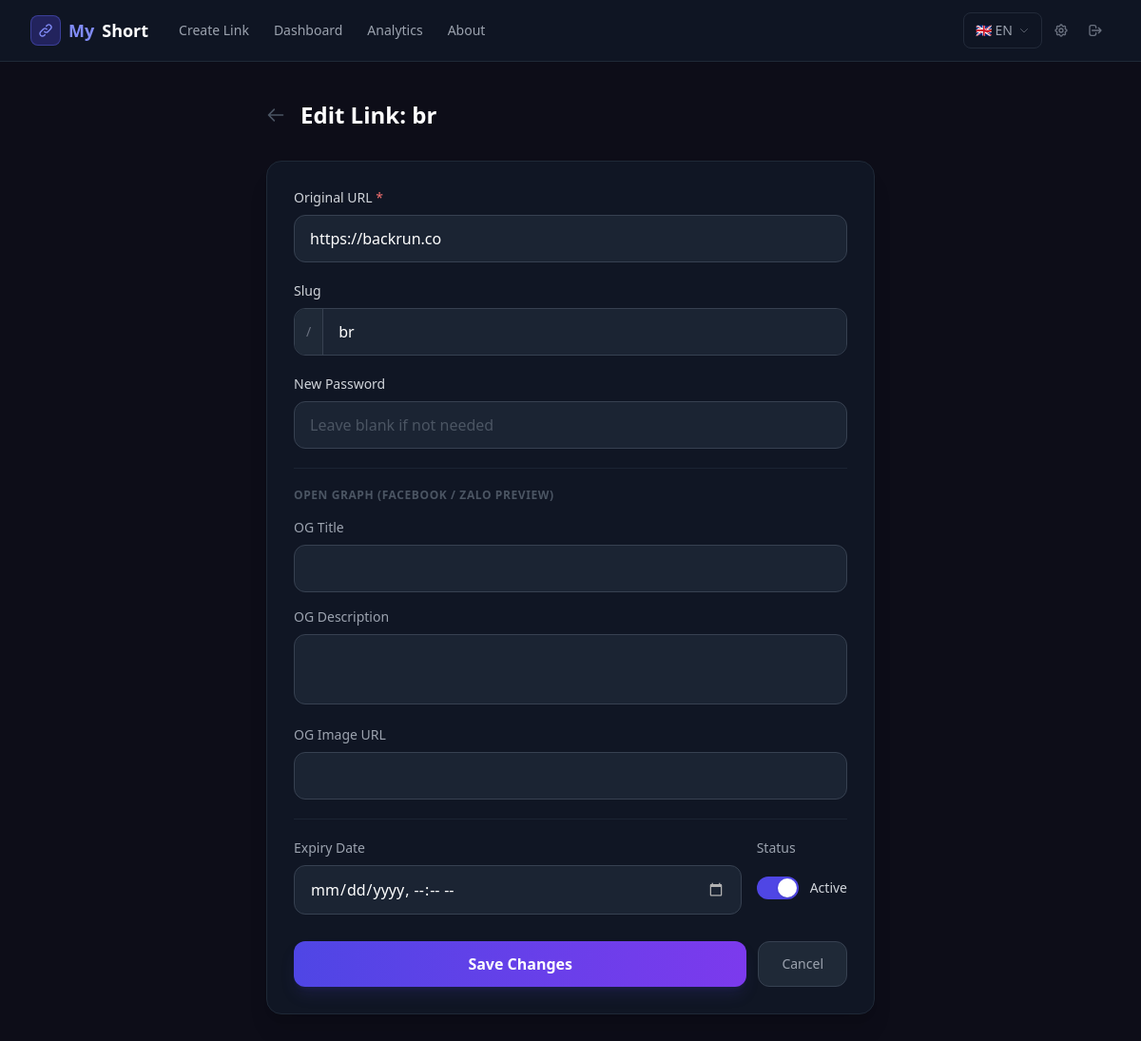
The page /edit/br (signed in) on the database its author committed.
### tables this page shows
CREATE TABLE links (
            id INTEGER PRIMARY KEY AUTOINCREMENT,
            short_code TEXT UNIQUE NOT NULL,
            original_url TEXT NOT NULL,
            custom_slug TEXT,
            password TEXT,
            og_title TEXT,
            og_description TEXT,
            og_image_url TEXT,
            created_at DATETIME DEFAULT CURRENT_TIMESTAMP,
            expires_at DATETIME,
            click_count INTEGER DEFAULT 0,
            unique_clicks INTEGER DEFAULT 0,
            is_active INTEGER DEFAULT 1,
            created_by_ip TEXT
        );

### index.php (the view, shortened to what this page needs)
<?php
function getLang(): string {
    return $_SESSION['lang'] ?? 'en';
}
function t(string $key, mixed ...$args): string {
    static $cache = null;
    if ($cache === null) $cache = getTranslations();
    $lang = getLang();
    $str  = $cache[$lang][$key] ?? $cache['en'][$key] ?? $key;
    return $args ? vsprintf($str, $args) : $str;
}
function getDB(): PDO {
    static $pdo = null;
    if ($pdo === null) {
        $pdo = new PDO('sqlite:' . DB_PATH);
        $pdo->setAttribute(PDO::ATTR_ERRMODE, PDO::ERRMODE_EXCEPTION);
        $pdo->setAttribute(PDO::ATTR_DEFAULT_FETCH_MODE, PDO::FETCH_ASSOC);
    }
    return $pdo;
}
function h(string $str): string {
    return htmlspecialchars($str, ENT_QUOTES, 'UTF-8');
}
function isLoggedIn(): bool {
    return !empty($_SESSION['admin']);
}
$uri        = parse_url($_SERVER['REQUEST_URI'], PHP_URL_PATH);
$scriptPath = SCRIPT_PATH;
if ($scriptPath !== '' && str_starts_with($uri, $scriptPath)) {
    $uri = substr($uri, strlen($scriptPath));
}
$uri    = '/' . trim($uri, '/');
$method = $_SERVER['REQUEST_METHOD'];
if ($uri === '/login') {
    if ($method === 'POST') handleLoginPost();
    else handleLoginGet();
} elseif ($uri === '/logout') {
    handleLogout();
} elseif ($uri === '/lang') {
    handleLang();
} elseif ($uri === '/' || $uri === '') {
    requireAuth();
    handleHome();
} elseif ($uri === '/create' && $method === 'POST') {
    requireAuth();
    handleCreate();
} elseif ($uri === '/dashboard') {
    requireAuth();
    handleDashboard();
} elseif ($uri === '/analytics') {
    requireAuth();
    handleAnalytics();
} elseif ($uri === '/settings/revoke-all' && $method === 'POST') {
    requireAuth();
    handleRevokeAll();
} elseif ($uri === '/settings') {
    requireAuth();
    if ($method === 'POST') handleSettingsPost();
    else handleSettingsGet();
} elseif ($uri === '/about') {
    handleAbout();
} elseif (preg_match('#^/stats/([a-zA-Z0-9_-]+)$#', $uri, $m)) {
    requireAuth();
    handleStats($m[1]);
} elseif (preg_match('#^/edit/([a-zA-Z0-9_-]+)$#', $uri, $m)) {
    if ($method === 'POST') handleEditPost($m[1]);
    else handleEditGet($m[1]);
} elseif (preg_match('#^/delete/([a-zA-Z0-9_-]+)$#', $uri, $m)) {
    requireAuth();
    handleDelete($m[1]);
} else {
    http_response_code(404);
    echo renderNotFound();
}
exit;
function handleEditGet(string $code, string $error = ''): void {
    $stmt = getDB()->prepare("SELECT * FROM links WHERE short_code = ?");
    $stmt->execute([$code]);
    $link = $stmt->fetch();
    echo renderEdit($link, $error);
}
function getNavbar(): string {
    $base = BASE_URL;
    $lang = getLang();
    $otherLang  = $lang === 'en' ? 'vi' : 'en';
    $langUrl    = $base . '/lang?set=' . $otherLang;
    $navCreate  = t('nav.create');
    $navDash    = t('nav.dashboard');
    $navAna     = t('nav.analytics');
    $navSet     = t('nav.settings');
    $navAbout   = t('nav.about');
    $navLogout  = t('nav.logout');
    $currentFlag = $lang === 'en' ? '🇬🇧 EN' : '🇻🇳 VI';
    return <<<HTML
<nav class="bg-gray-900/80 backdrop-blur-md border-b border-gray-800 sticky top-0 z-40">
  <div class="max-w-7xl mx-auto px-4 sm:px-6 lg:px-8">
    <div class="flex justify-between items-center h-16">
      <div class="flex items-center gap-5">
        <a href="{$base}/" class="flex items-center gap-2 font-bold text-lg shrink-0">
          <span class="flex items-center justify-center w-8 h-8 rounded-lg bg-indigo-600/30 border border-indigo-500/40">
            <svg class="w-4 h-4 text-indigo-400" fill="none" stroke="currentColor" viewBox="0 0 24 24">
              <path stroke-linecap="round" stroke-linejoin="round" stroke-width="2" d="M13.828 10.172a4 4 0 00-5.656 0l-4 4a4 4 0 105.656 5.656l1.102-1.101m-.758-4.899a4 4 0 005.656 0l4-4a4 4 0 00-5.656-5.656l-1.1 1.1"/>
            </svg>
          </span>
          <span class="text-indigo-400">My</span><span class="text-white">Short</span>
        </a>
        <div class="hidden md:flex items-center gap-0.5">
          <a href="{$base}/" class="px-3 py-2 rounded-lg text-sm font-medium text-gray-400 hover:text-white hover:bg-gray-800 transition-colors">{$navCreate}</a>
          <a href="{$base}/dashboard" class="px-3 py-2 rounded-lg text-sm font-medium text-gray-400 hover:text-white hover:bg-gray-800 transition-colors">{$navDash}</a>
          <a href="{$base}/analytics" class="px-3 py-2 rounded-lg text-sm font-medium text-gray-400 hover:text-white hover:bg-gray-800 transition-colors">{$navAna}</a>
          <a href="{$base}/about" class="px-3 py-2 rounded-lg text-sm font-medium text-gray-400 hover:text-white hover:bg-gray-800 transition-colors">{$navAbout}</a>
        </div>
      </div>
      <div class="flex items-center gap-1">
        <a href="{$langUrl}"
           class="flex items-center gap-1.5 px-3 py-2 rounded-lg text-sm text-gray-400 hover:text-white hover:bg-gray-800 transition-colors border border-gray-700/50">
          {$currentFlag}
          <svg class="w-3 h-3 opacity-50" fill="none" stroke="currentColor" viewBox="0 0 24 24"><path stroke-linecap="round" stroke-linejoin="round" stroke-width="2" d="M19 9l-7 7-7-7"/></svg>
        </a>
        <a href="{$base}/settings" title="{$navSet}" class="p-2 rounded-lg text-gray-500 hover:text-white hover:bg-gray-800 transition-colors">
        </a>
        <a href="{$base}/logout" title="{$navLogout}" class="p-2 rounded-lg text-gray-500 hover:text-white hover:bg-gray-800 transition-colors">
          <svg class="w-4 h-4" fill="none" stroke="currentColor" viewBox="0 0 24 24"><path stroke-linecap="round" stroke-linejoin="round" stroke-width="2" d="M17 16l4-4m0 0l-4-4m4 4H7m6 4v1a3 3 0 01-3 3H6a3 3 0 01-3-3V7a3 3 0 013-3h4a3 3 0 013 3v1"/></svg>
        </a>
      </div>
    </div>
  </div>
</nav>
HTML;
}
function renderLayout(string $title, string $content): string {
    $navbar  = isLoggedIn() ? getNavbar() : '';
    $titleH  = h($title);
    return <<<HTML
<!DOCTYPE html>
<html lang="vi">
<head>
  <title>{$titleH} — MyShort</title>
  <script src="https://cdn.tailwindcss.com"></script>
</head>
<body class="text-gray-100 min-h-screen">
  {$navbar}
  {$content}
</body>
</html>
HTML;
}
function renderEdit(array $link, string $error = ''): string {
    $base      = BASE_URL;
    $code      = h($link['short_code']);
    $tTitle    = t('edit.title') . ': ' . h($link['short_code']);
    $tOrigUrl  = t('edit.original_url');
    $tSlug     = t('edit.slug');
    $tNewPass  = t('edit.new_password');
    $tPassPh   = !empty($link['password']) ? t('edit.password.has') : t('edit.password.none');
    $tOgSec    = t('edit.og.section');
    $tOgTitle  = t('edit.og_title');
    $tOgDesc   = t('edit.og_desc');
    $tOgImg    = t('edit.og_image');
    $tExpires  = t('edit.expires_at');
    $tStatLbl  = t('edit.status.label');
    $tStatAct  = t('edit.status.active');
    $tSave     = t('edit.save');
    $tCancel   = t('edit.cancel');
    $origUrl   = h($link['original_url']);
    $slug      = h($link['short_code']);
    $ogTitle   = h($link['og_title'] ?? '');
    $ogDesc    = h($link['og_description'] ?? '');
    $ogImage   = h($link['og_image_url'] ?? '');
    $expiresAt = $link['expires_at'] ? date('Y-m-d\TH:i', strtotime($link['expires_at'])) : '';
    $checked   = $link['is_active'] ? 'checked' : '';
    $errHtml = $error
        ? '<div class="flex items-start gap-2 bg-red-950/60 border border-red-800/60 text-red-300 px-4 py-3 rounded-xl text-sm mb-5"><svg class="w-4 h-4 shrink-0 mt-0.5" fill="none" stroke="currentColor" viewBox="0 0 24 24"><path stroke-linecap="round" stroke-linejoin="round" stroke-width="2" d="M12 8v4m0 4h.01M21 12a9 9 0 11-18 0 9 9 0 0118 0z"/></svg><span>' . h($error) . '</span></div>'
        : '';
    $content = <<<HTML
<div class="max-w-2xl mx-auto px-4 py-10">
  <div class="flex items-center gap-4 mb-8">
    <a href="{$base}/dashboard" class="text-gray-600 hover:text-white transition-colors">
      <svg class="w-5 h-5" fill="none" stroke="currentColor" viewBox="0 0 24 24"><path stroke-linecap="round" stroke-linejoin="round" stroke-width="2" d="M10 19l-7-7m0 0l7-7m-7 7h18"/></svg>
    </a>
    <h1 class="text-2xl font-bold text-white">{$tTitle}</h1>
  </div>
  <div class="bg-gray-900/80 border border-gray-800 rounded-2xl p-7 shadow-xl">
    {$errHtml}
    <form method="POST" action="{$base}/edit/{$code}" class="space-y-5">
      <div>
        <label class="block text-sm font-medium text-gray-300 mb-2">{$tOrigUrl} <span class="text-red-400">*</span></label>
        <input type="url" name="original_url" required value="{$origUrl}"
               class="w-full px-4 py-3 bg-gray-800/80 border border-gray-700 rounded-xl text-white focus:outline-none focus:ring-2 focus:ring-indigo-500/70 focus:border-indigo-500 transition">
      </div>
      <div>
        <label class="block text-sm font-medium text-gray-300 mb-2">{$tSlug}</label>
        <div class="flex rounded-xl overflow-hidden border border-gray-700 focus-within:ring-2 focus-within:ring-indigo-500/70 transition">
          <span class="inline-flex items-center px-3 bg-gray-800 text-gray-500 text-sm border-r border-gray-700 select-none">/</span>
          <input type="text" name="custom_slug" value="{$slug}" pattern="[a-zA-Z0-9_-]*"
                 class="flex-1 px-4 py-3 bg-gray-800/80 text-white focus:outline-none">
        </div>
      </div>
      <div>
        <label class="block text-sm font-medium text-gray-300 mb-2">{$tNewPass}</label>
        <input type="password" name="password" autocomplete="new-password"
               class="w-full px-4 py-3 bg-gray-800/80 border border-gray-700 rounded-xl text-white placeholder-gray-600 focus:outline-none focus:ring-2 focus:ring-indigo-500/70 focus:border-indigo-500 transition"
               placeholder="{$tPassPh}">
      </div>
      <div class="border-t border-gray-800/80 pt-5">
        <p class="text-xs font-semibold text-gray-600 uppercase tracking-wider mb-4">{$tOgSec}</p>
        <div class="space-y-4">
          <div><label class="block text-sm text-gray-400 mb-2">{$tOgTitle}</label>
            <input type="text" name="og_title" value="{$ogTitle}" class="w-full px-4 py-3 bg-gray-800/80 border border-gray-700 rounded-xl text-white focus:outline-none focus:ring-2 focus:ring-indigo-500/70 focus:border-indigo-500 transition"></div>
          <div><label class="block text-sm text-gray-400 mb-2">{$tOgDesc}</label>
            <textarea name="og_description" rows="2" class="w-full px-4 py-3 bg-gray-800/80 border border-gray-700 rounded-xl text-white focus:outline-none focus:ring-2 focus:ring-indigo-500/70 focus:border-indigo-500 transition resize-none">{$ogDesc}</textarea></div>
          <div><label class="block text-sm text-gray-400 mb-2">{$tOgImg}</label>
            <input type="url" name="og_image_url" value="{$ogImage}" class="w-full px-4 py-3 bg-gray-800/80 border border-gray-700 rounded-xl text-white focus:outline-none focus:ring-2 focus:ring-indigo-500/70 focus:border-indigo-500 transition"></div>
        </div>
      </div>
      <div class="flex flex-wrap gap-4 border-t border-gray-800/80 pt-5">
        <div class="flex-1 min-w-48">
          <label class="block text-sm text-gray-400 mb-2">{$tExpires}</label>
          <input type="datetime-local" name="expires_at" value="{$expiresAt}"
                 class="w-full px-4 py-3 bg-gray-800/80 border border-gray-700 rounded-xl text-white focus:outline-none focus:ring-2 focus:ring-indigo-500/70 focus:border-indigo-500 transition">
        </div>
        <div>
          <label class="block text-sm text-gray-400 mb-2">{$tStatLbl}</label>
          <label class="flex items-center gap-3 h-12 cursor-pointer select-none">
            <div class="relative">
              <input type="checkbox" name="is_active" {$checked} class="sr-only peer">
              <div class="absolute top-0.5 left-0.5 w-5 h-5 bg-white rounded-full transition-transform peer-checked:translate-x-5 shadow"></div>
            </div>
            <span class="text-gray-300 text-sm">{$tStatAct}</span>
          </label>
        </div>
      </div>
      <div class="flex gap-3 pt-2">
        <button type="submit" class="flex-1 py-3 bg-gradient-to-r from-indigo-600 to-violet-600 hover:from-indigo-500 hover:to-violet-500 text-white font-semibold rounded-xl transition-all shadow-lg shadow-indigo-900/30">{$tSave}</button>
        <a href="{$base}/dashboard" class="px-6 py-3 bg-gray-800 hover:bg-gray-700 border border-gray-700 rounded-xl text-gray-400 hover:text-white text-sm font-medium transition-colors flex items-center">{$tCancel}</a>
      </div>
    </form>
  </div>
</div>
HTML;
    return renderLayout($tTitle, $content);
}

### index.php (style rules this page uses)
body { background:#0d0d18 }

### rows shown on the page
links: short_code "Edit Link: br", original_url "https://backrun.co", custom_slug "br"

### other values the page prints
$navCreate "Create Link"
$navDash "Dashboard"
$navAna "Analytics"
$navAbout "About"
$currentFlag "🇬🇧 EN"
$tOrigUrl "Original URL"
$tSlug "Slug"
$tNewPass "New Password"
$tOgSec "OPEN GRAPH (FACEBOOK / ZALO PREVIEW)"
$tOgTitle "OG Title"
$tOgDesc "OG Description"
$tOgImg "OG Image URL"
$tExpires "Expiry Date"
$tStatLbl "Status"
$tStatAct "Active"
